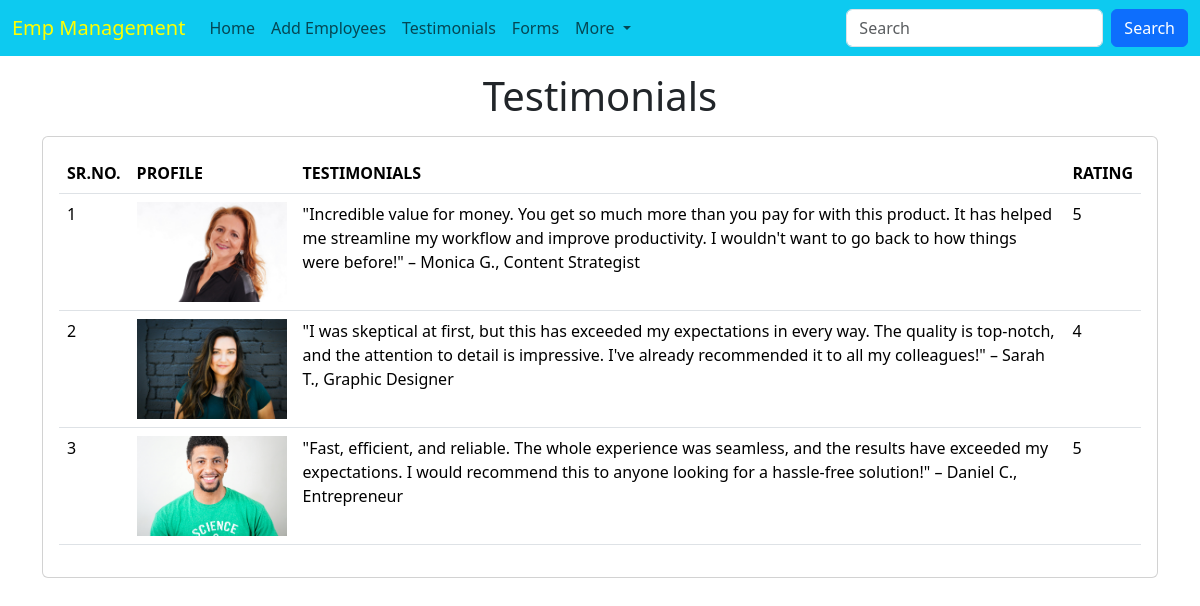
Page /emp/testimonials/ on the committed database.
### emp/models.py (models this page shows, shortened)
class Testimonial(models.Model):
    testimonial = models.TextField()
    img = models.ImageField(upload_to = 'testimonials/')
    rating = models.IntegerField()

### emp/views.py (the view)
# urls.py: path('testimonials/', views.testimonial, name="testimonials"),
def testimonial(request):
    ret = Testimonial.objects.all()
    return render (request, 'emp/testimonial.html',{
         "ret":ret
         })

### templates/emp/testimonial.html (shortened to what this page needs)
<!DOCTYPE html>
<html lang="en">
  <head>
    <link
      href="https://cdn.jsdelivr.net/npm/bootstrap@5.3.3/dist/css/bootstrap.min.css"
      rel="stylesheet"
    />
  </head>
  <body>
    {% include 'emp/navbar.html'%}
    <h1 class="text-center my-3">Testimonials</h1>
    <div class="container">
      <div class="row">
        <div class="col-md-12">
          <div class="card card-body">
            <table class="table">
              <thead>
                <th>SR.NO.</th>
                <th>PROFILE</th>
                <th>TESTIMONIALS</th>
                <th>RATING</th>
              </thead>
              <tbody>
                {% for i in ret %}
                <tr>
                  <td>{{forloop.counter}}</td>
                  <td><img style="max-width:150px"src="/media/{{i.img}}" alt="photo">{{i.name}}</td>
                  <td>{{i.testimonial}}</td>
                  <td>{{i.rating}}</td>
                </tr>
                {% endfor %}
              </tbody>
            </table>
          </div>
        </div>
      </div>
    </div>
  </body>
</html>

### templates/emp/navbar.html (shortened to what this page needs)
<nav class="navbar navbar-expand-lg bg-info navbar-light ">
  <div class="container-fluid">
    <a class="navbar-brand" href="" style="color:yellow">Emp Management</a>
    <div class="collapse navbar-collapse" id="navbarSupportedContent">
      <ul class="navbar-nav me-auto mb-2 mb-lg-0">
        <li class="nav-item">
          <a class="nav-link " aria-current="page" href="/emp/">Home</a>
        </li>
        <li class="nav-item">
          <a class="nav-link" href="/emp/add-emp">Add Employees</a>
        </li>
        <li class="nav-item">
          <a class="nav-link" href="/emp/testimonials">Testimonials</a>
        </li>
        <li class="nav-item">
          <a class="nav-link" href="/emp/feedback">Forms</a>
        </li>
        <li class="nav-item dropdown">
          <a
            class="nav-link dropdown-toggle"
            href="#"
            role="button"
            data-bs-toggle="dropdown"
            aria-expanded="false"
          >
            More
          </a>
        </li>
      </ul>
      <form class="d-flex" role="search">
        <input
          class="form-control me-2"
          type="search"
          placeholder="Search"
          aria-label="Search"
        />
        <button class="btn btn-primary" type="submit">Search</button>
      </form>
    </div>
  </div>
</nav>

### rows in the picture
Testimonial: img (picture), testimonial "\"Incredible value for money. You get so much more than you pay for with this product. It has helped me streamline my workflow and improve productivity. I wouldn't want to go back to how things were before!\" – Monica G., Content Strategist", rating "5"
Testimonial: img (picture), testimonial "\"I was skeptical at first, but this has exceeded my expectations in every way. The quality is top-notch, and the attention to detail is impressive. I've already recommended it to all my colleagues!\" – Sarah T., Graphic Designer", rating "4"
Testimonial: img (picture), testimonial "\"Fast, efficient, and reliable. The whole experience was seamless, and the results have exceeded my expectations. I would recommend this to anyone looking for a hassle-free solution!\" – Daniel C., Entrepreneur", rating "5"
